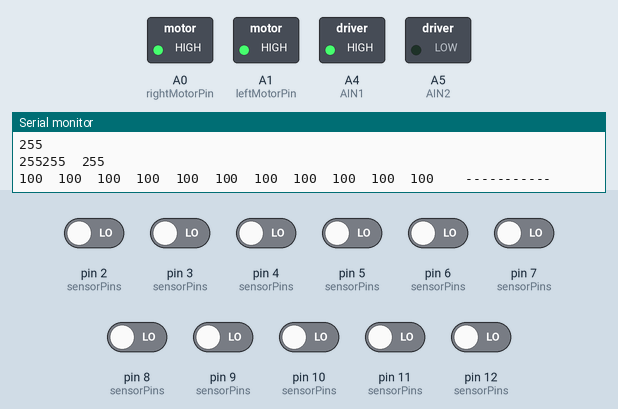
This sketch was run on a simulated Arduino Nano, built with avr-gcc and run on an emulated ATmega328P. On the bench: switched loads named in the sketch (green lamp = pin HIGH), the last lines printed to the serial monitor. The inputs (shaded band) are chosen by the test bench; at power-on: pin 2 (sensorPins), pin 3 (sensorPins), pin 4 (sensorPins), pin 5 (sensorPins), pin 6 (sensorPins), pin 7 (sensorPins), pin 8 (sensorPins), pin 9 (sensorPins), pin 10 (sensorPins), pin 11 (sensorPins), pin 12 (sensorPins) LOW.

Above: at 1.7 s.
1.8 s: pin 2 (sensorPins) driven HIGH
At 2.2 s:
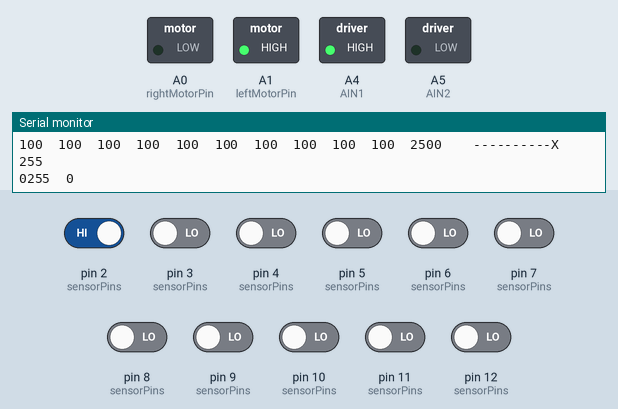
3.3 s: pin 9 (sensorPins) driven HIGH
At 4.4 s:
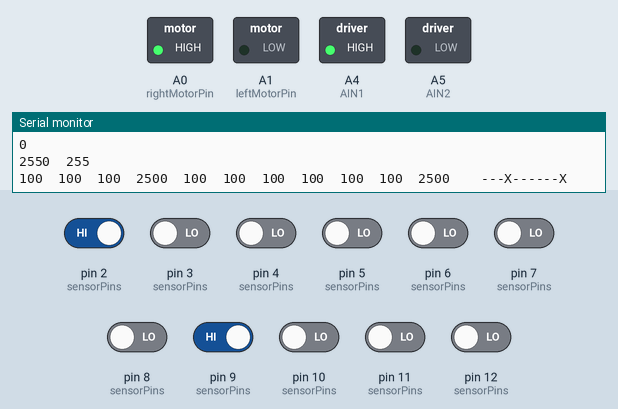
Timing chart, 0 to 6.3 s (numbered marks = the images above; inputs shaded):
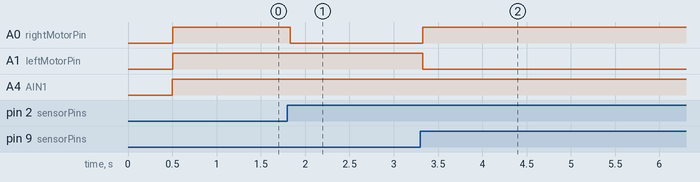

The sketch:

OOPbase7.ino
```cpp
#include <QTRSensors.h>

class SensorObj {
private:
    int sensorCount_;
    uint8_t* sensorPins_;
    uint16_t* sensorThresholds_;
    uint16_t* sensorValues_;

public:
    QTRSensors qtr;

    SensorObj(int sensorCount, uint8_t* sensorPins, uint16_t* sensorThresholds) {
        this->sensorCount_ = sensorCount;
        this->sensorPins_ = new uint8_t[sensorCount];
        this->sensorValues_ = new uint16_t[sensorCount];
        this->sensorThresholds_ = new uint16_t[sensorCount];

        for (int i = 0; i < sensorCount; i++) {
            this->sensorPins_[i] = sensorPins[i];
            this->sensorThresholds_[i] = sensorThresholds[i];
            this->sensorValues_[i] = 0;
        }
    }

    int getHighestSensorValueIndex(){
        int highest_sensor_value = 0;
        int highest_sensor_value_index = 5;

        for (int i1 = 0; i1 < sensorCount_; i1++) {
            if (sensorValues_[i1] > sensorThresholds_[i1]) {

                if(sensorValues_[i1] > highest_sensor_value){
                    highest_sensor_value = sensorValues_[i1];
                    highest_sensor_value_index = i1;
                }

            }
        }

        return highest_sensor_value_index;
    }

    int* getMotorSpeedsFromHighestIndex(int theHighestIndex, int* motorSpeeds){
        if(theHighestIndex < 4){
        motorSpeeds[0] = 0;
        motorSpeeds[1] = 255;
        }
        else if(theHighestIndex < 7){
            motorSpeeds[0] = 255;
            motorSpeeds[1] = 255;
        }
        else{
            motorSpeeds[0] = 255;
            motorSpeeds[1] = 0;
        }
        return motorSpeeds;
    }

    void deBug(){
        for (int i = 0; i < sensorCount_; i++) {
            Serial.print(sensorValues_[i]);
            Serial.print('\t');
        }
        Serial.print('\t');

        for (int i = 0; i < sensorCount_; i++) {
            if (sensorValues_[i] > sensorThresholds_[i]) {
                Serial.print("X");
            } else {
                Serial.print("-");
            }
        }
        Serial.println();
    }

    void readArray() {
        qtr.read(sensorValues_);
        //deBug();

    }

    uint8_t* getSensorPins() const {
        return sensorPins_;
    }

    int getSensorCount() const {
        return sensorCount_;
    }

    ~SensorObj() {
        delete[] sensorPins_;
        delete[] sensorValues_;
        delete[] sensorThresholds_;
    }

};

class MotorsObj {
    public:
    int rightMotorPin;
    int leftMotorPin;
    int rightMotorSpeed = 0;
    int leftMotorSpeed = 0;

    MotorsObj(int rightMotorPin, int leftMotorPin){
        this->rightMotorPin = rightMotorPin;
        this->leftMotorPin = leftMotorPin;

    }

void setMotorSpeed(int* motorSpeeds){
    this->leftMotorSpeed = motorSpeeds[0];
    this->rightMotorSpeed = motorSpeeds[1];
    analogWrite(this->rightMotorPin, this->rightMotorSpeed); //setting right motor speed
    analogWrite(this->leftMotorPin, this->leftMotorSpeed); //setting left motor speed

    Serial.print(motorSpeeds[0]);
    Serial.print('\t');
    Serial.print(motorSpeeds[1]);
    Serial.println();
}
};

const int sensorCount = 11;
uint8_t sensorPins[] = {12,11,10, 9, 8, 7, 6, 5,4,3,2};
uint16_t sensorThresholds[] = {250,250,250,250,250,250,250,250,250,250,250};
const int rightMotorPin = A0;
const int leftMotorPin = A1;
const int AIN1 = A4;
const int AIN2 = A5;
const int BIN1 = A6;
const int BIN2 = A7;

SensorObj so(sensorCount, sensorPins, sensorThresholds);
MotorsObj motors(rightMotorPin, leftMotorPin);

void setup() {
    Serial.begin(9600);
    so.qtr.setTypeRC();
    so.qtr.setSensorPins(so.getSensorPins(), so.getSensorCount());
    pinMode(rightMotorPin, OUTPUT);
    pinMode(leftMotorPin, OUTPUT);
    pinMode(AIN1, OUTPUT);
    pinMode(AIN2, OUTPUT);
    pinMode(BIN1, OUTPUT);
    pinMode(BIN2, OUTPUT);

    delay(500);
}

void loop() {
    digitalWrite(AIN1, HIGH);
    digitalWrite(AIN2, LOW);
    digitalWrite(BIN1, HIGH);
    digitalWrite(BIN2, LOW);
    so.readArray();
    so.deBug();
    int highestSensorValueIndex = so.getHighestSensorValueIndex();
    //Serial.print(highestSensorValueIndex);

    //analogWrite(rightMotorPin, 255);
    //analogWrite(leftMotorPin, 255);
    int ms[2] = {0,0};
    so.getMotorSpeedsFromHighestIndex(highestSensorValueIndex, ms);

    Serial.print(ms[0]);
    Serial.println();
    Serial.print(ms[1]);
    motors.setMotorSpeed(ms);
    delay(50);
}
```

OOPBASE2.cpp
```cpp
#include <QTRSensors.h>

class SensorObj {
private:
    int sensorCount_;
    uint8_t* sensorPins_;
    uint16_t* sensorThresholds_;
    uint16_t* sensorValues_;

public:
    QTRSensors qtr;

    SensorObj(int sensorCount, uint8_t* sensorPins, uint16_t* sensorThresholds) {
        this->sensorCount_ = sensorCount;
        this->sensorPins_ = new uint8_t[sensorCount];
        this->sensorValues_ = new uint16_t[sensorCount];
        this->sensorThresholds_ = new uint16_t[sensorCount];

        for (int i = 0; i < sensorCount; i++) {
            this->sensorPins_[i] = sensorPins[i];
            this->sensorThresholds_[i] = sensorThresholds[i];
            this->sensorValues_[i] = 0;
        }
    }

    void readArray() {
        qtr.read(sensorValues_);

        for (int i = 0; i < sensorCount_; i++) {
            Serial.print(sensorValues_[i]);
            Serial.print('\t');
        }
        Serial.print('\t');

        for (int i = 0; i < sensorCount_; i++) {
            if (sensorValues_[i] > sensorThresholds_[i]) {
                Serial.print("X");
            } else {
                Serial.print("-");
            }
        }
        Serial.println();
    }

    int getSensorCount() const {
        return sensorCount_;
    }

    uint8_t* getSensorPins() const {
        return sensorPins_;
    }

    ~SensorObj() {
        delete[] sensorPins_;
        delete[] sensorValues_;
        delete[] sensorThresholds_;
    }
};

const int sensorCount = 1;
uint8_t sensorPins[] = {1};
uint16_t sensorThresholds[] = {500};

SensorObj so(sensorCount, sensorPins, sensorThresholds);

void setup() {
    Serial.begin(9600);

    so.qtr.setTypeRC();
    so.qtr.setSensorPins(so.getSensorPins(), so.getSensorCount());
//
//    delay(500);
}

void loop() {
    so.readArray();
    delay(50);
}
```

Measured:
- after the input at 1.8 s, A0 (rightMotorPin): HIGH → LOW at once
- after the input at 3.3 s, A0 (rightMotorPin): LOW → HIGH at once; A1 (leftMotorPin): HIGH → LOW at once
